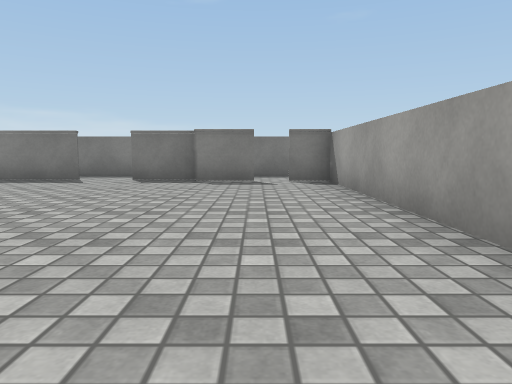
view 1 (above)

12 first-person views from a walk through a 3-D level made in the Unity game engine. The camera is 0.57 m above the floor, tilts 6° down and sees 70° across. The floor is counted in squares, 1 m on a side. Each view is taken from the middle of a square. On the plan, view 1 faces up. The plan holds only what a view shows up to about 10 squares ahead; the rest is blank. The place goes on beyond the plan. Surface patterns are stand-ins for the level's own textures.

view 2
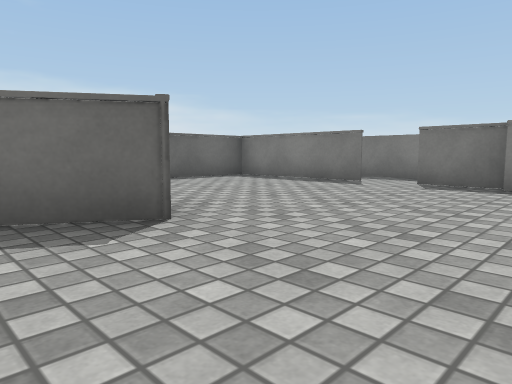

view 3
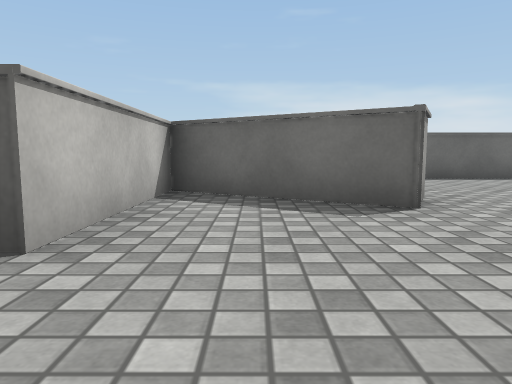

view 4
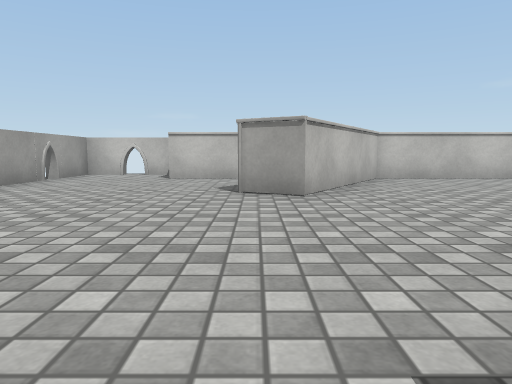

view 5
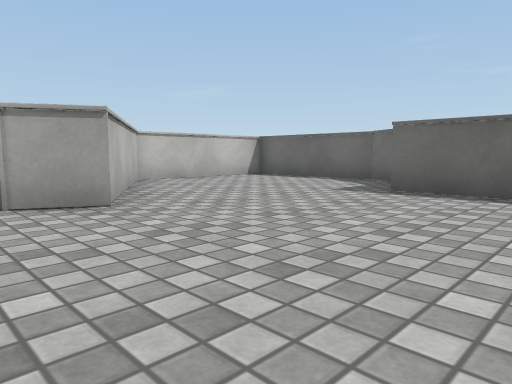

view 6
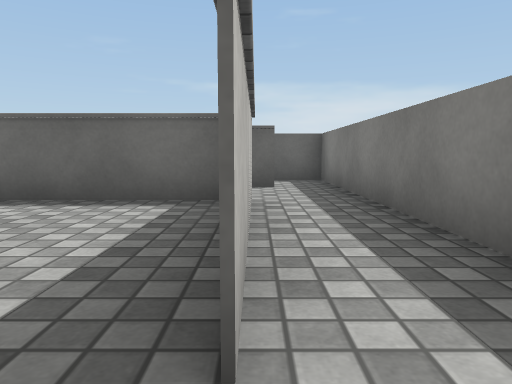

view 7
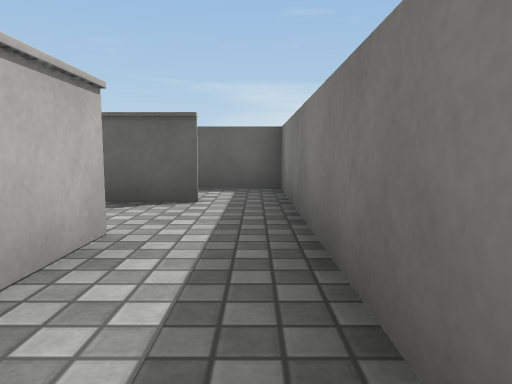

view 8
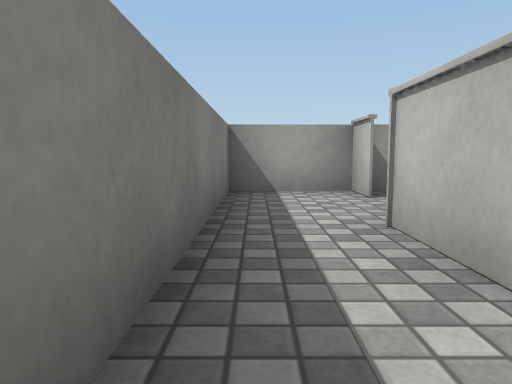

view 9
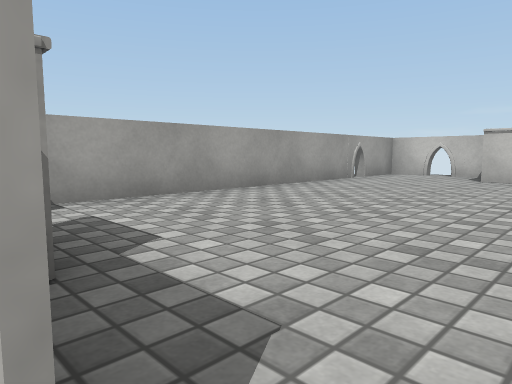

view 10
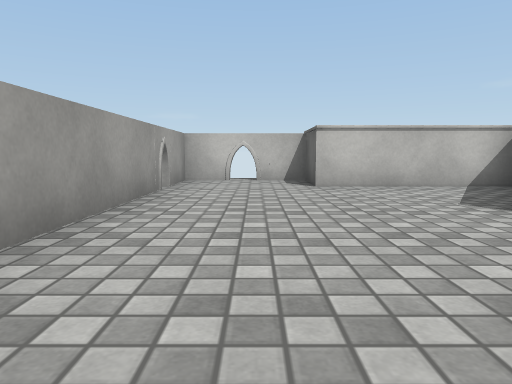

view 11
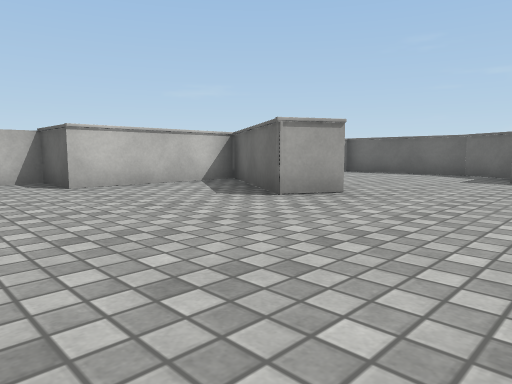

view 12
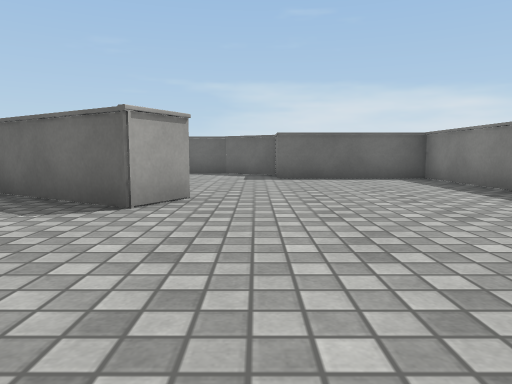

### Floor plan
Points are (right, up) in squares from view 1. A wall is a line through its corners. A room is listed if a view was taken in it or the views show most of it. See-through windows are left out.
Room 1 (views 1, 2, 3, 4, 5, 6, 9, 10, 11, 12)
walls: (-3.6, 3.1) (-2.8, 2.7) (-4.6, -0.3) (-1.1, -0.3) (-1.1, -1.9) (1.5, -1.9) (1.5, 7.9); (0, 7.5) (-1.2, 7.5) (-1.2, 7.9) (-2.8, 7.9); (-3.8, 7.9) (-7.5, 7.9) (-7.5, 4.5); (1.6, 7.5) (0.6, 7.5)
ways out: opening at (-3, 8) to room 2; opening at (-5.5, 3.5) to room 3
Room 2 (views 7, 8)
walls: (-2.8, 8) (-1.1, 8); (-7.6, 8) (-3.8, 8); (-9.3, 8.4) (-9.3, 7.1); (0.6, 7.5) (1.6, 7.5); (1.5, 7.9) (1.5, 9.4) (-8.4, 9.4)
ways out: opening at (-3, 8) to room 1; opening at (-9, 9)
Room 3 (no view inside)
walls: (-7.5, 4.5) (-8.6, 4.5) (-9.4, 3.2) (-9.4, 0.1); (-9, -0.3) (-5.7, -0.3) (-3.6, 3.1)
ways out: opening at (-5.5, 3.5) to room 1

Positions as (right, up) in squares from view 1, and headings:
1: (0, 0), facing up
2: (0, 1), facing up-left
3: (1, 1), facing left
4: (-3, 8), facing down
5: (-2, 7), facing down-left
6: (-3, 8), facing left
7: (-5, 9), facing left
8: (-4, 9), facing right
9: (-3, 8), facing down-right
10: (0, 6), facing down
11: (1, 6), facing down-left
12: (1, 4), facing left
